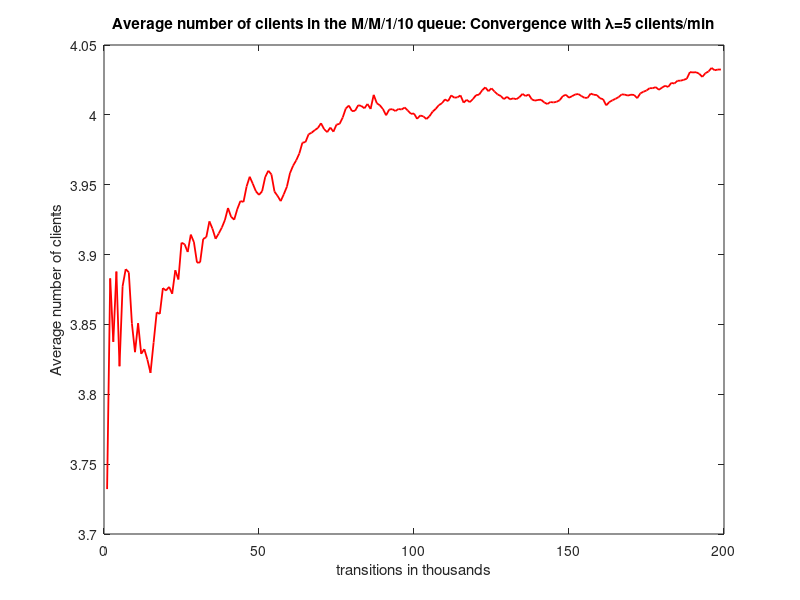
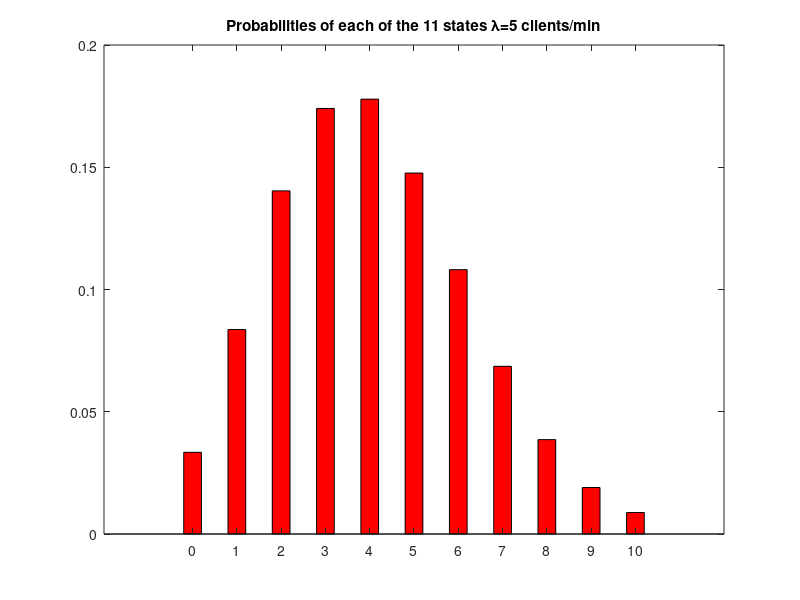

These figures' MATLAB source, in order:
% M/M/1/10 simulation. We will find the probabilities of the first states.
% Note: Due to ergodicity, every state has a probability >0.

clc;
clear all;
close all;

total_arrivals = 0; % to measure the total number of arrivals
current_state = 0;  % holds the current state of the system
previous_mean_clients = 0; % will help in the convergence test
index = 0;

P = [0 0 0 0 0 0 0 0 0 0 0]; %Probabilities for each state
arrivals = [0 0 0 0 0 0 0 0 0 0 0]; % arrivals on each state
lambda = 5;
m = 1;

rand("seed", 1);

transitions = 0; % holds the transitions of the simulation in transitions steps

while transitions >= 0
  transitions = transitions + 1; % one more transitions step
  mu = m*(current_state+1);
  if mod(transitions,1000) == 0 % check for convergence every 1000 transitions steps
    index = index + 1;
    for i=1:1:length(arrivals)
        P(i) = arrivals(i)/total_arrivals; % calcuate the probability of every state in the system
    endfor

    mean_clients = 0; % calculate the mean number of clients in the system
    for i=1:1:length(arrivals)
       mean_clients = mean_clients + (i-1).*P(i);
    endfor

    to_plot(index) = mean_clients;

    if abs(mean_clients - previous_mean_clients) < 0.00001 || transitions > 1000000 % convergence test
      break;
    endif

    previous_mean_clients = mean_clients;

  endif
  threshold = lambda/(lambda + mu); % the threshold used to calculate probabilities
  random_number = rand(1); % generate a random number (Uniform distribution)
  if current_state == 0 || random_number < threshold % arrival
    if current_state <= 10
      total_arrivals = total_arrivals + 1;
      arrivals(current_state+1) = arrivals(current_state+1)+1 ;
      if current_state < 10
        current_state = current_state + 1; % if we are not at maximum capacity accept
      endif                                %the new client and increase current state
    endif
  else % departure
    if current_state != 0 % no departure from an empty system
      current_state = current_state - 1;
    endif
  endif
endwhile

display("Transistions needed for Convergence");
disp(transitions);


display("State probabilities:")
for i=1:1:length(arrivals)
  display(P(i));
endfor

P_blocking = P(11);
display("P{Blocking} = P{state = 10} = ");
disp(P_blocking);

display("The number of mean_clients when the simulation ends:");
disp(previous_mean_clients);

g = lambda*(1-P_blocking);
average_delay_time = mean_clients / g;
display("Average delay time =");
disp(average_delay_time);


figure(1);
plot(to_plot,"r","linewidth",1.3);
title("Average number of clients in the M/M/1/10 queue: Convergence with λ=5 clients/min");
xlabel("transitions in thousands");
ylabel("Average number of clients");

figure(2);
state = [0 1 2 3 4 5 6 7 8 9 10];
bar(state,P,'r',0.4);
title("Probabilities of each of the 11 states λ=5 clients/min");
